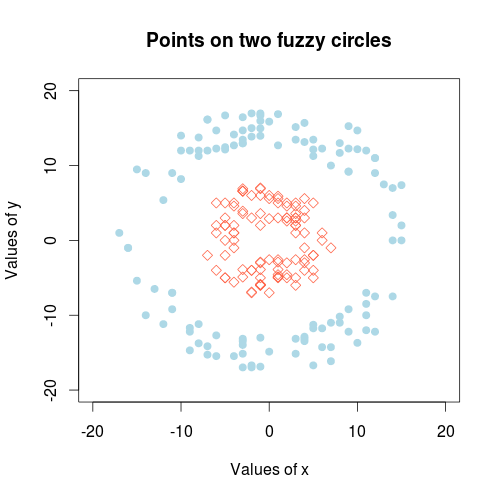

R code for this plot:
# Circle equation: (x − xc)^2 + (y − yc)^2 = r^2
# (xc, yc) - center of the circle
# r - radius

# let the center be (0,0): x^2 + y^2 = r^2
# if we know x and r:   y = +/- sqrt(r^2 - x^2)
# =>
# generate x coords and then calculate y

r <- 5
r.second <- 15

nr.of.samples <- 100  
nr.of.samples.second <- 120

set.seed(0)
x <- sample(-r:r, nr.of.samples, replace=TRUE)
y <- sqrt(r^2 - x^2) * sample(c(-1,1), nr.of.samples, replace=TRUE) # so we can have negative y's as well
# introduce fuzziness
x <- x + sample(-2:2, nr.of.samples, replace=TRUE)
y <- y + sample(-2:2, nr.of.samples, replace=TRUE)

set.seed(0)
x.second <- sample(-r.second:r.second, nr.of.samples.second, replace=TRUE)
y.second <- sqrt(r.second^2 - x.second^2) * sample(c(-1,1), nr.of.samples.second, replace=TRUE) # so we can have negative y's a well
# introduce fuzziness
x.second <- x.second + sample(-2:2, nr.of.samples.second, replace=TRUE)
y.second <- y.second + sample(-2:2, nr.of.samples.second, replace=TRUE)

# create a plot
max <- r.second + 5
plot(-max:max, -max:max, type = "n", 
     main = "Points on two fuzzy circles",
     xlab = "Values of x", ylab = "Values of y")
points(x,y, pch = 5, col = "tomato") # 5 for diamonds
points(x.second, y.second, pch = 19, col = "light blue")  # 19 for solid circles
